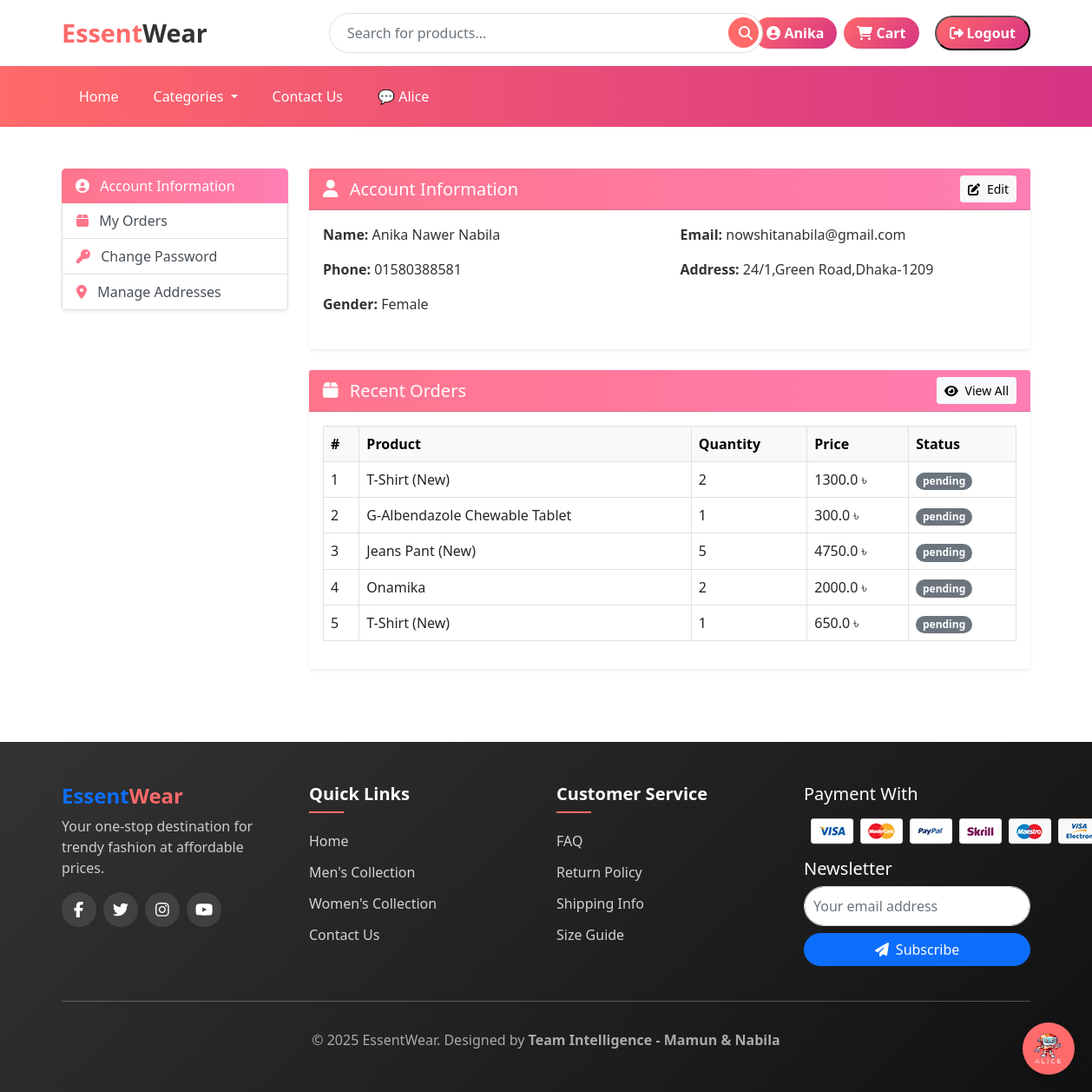
Screenshot of /profile/ (signed in) with the database file from the repository.
### app/models.py (models this page shows, shortened)
class Customer (models.Model):
    user = models.OneToOneField(User, on_delete=models.CASCADE)
    name = models.CharField(max_length=100, blank=True)          # Full name
    phone_no = models.CharField(max_length=15, blank=True)
    email = models.EmailField(blank=True)
    address = models.TextField(blank=True)
    gender_choices = (
        ('Male', 'Male'),
        ('Female', 'Female'),
        ('Other', 'Other'),
    )
    gender = models.CharField(max_length=10, choices=gender_choices, blank=True)

class OrderPlaced (models.Model):
    user = models.ForeignKey(User, on_delete=models.CASCADE)
    customer = models.ForeignKey(Customer, on_delete=models.CASCADE)
    product = models.ForeignKey(Product, on_delete=models.CASCADE)
    quantity = models.PositiveIntegerField(default=1)
    size = models.CharField(choices=SIZE_CHOICES, max_length=2, default='M')
    order_date = models.DateTimeField(auto_now_add=True)
    status = models.CharField(max_length=50, choices=STATUS_CHOICES, default='pending')
    @property
    def total_cost(self):
        return self.quantity * self.product.discounted_price

class Product(models.Model):
    title = models.CharField(max_length=100)
    selling_price = models.FloatField()
    discounted_price = models.FloatField()
    description = models.TextField(default='null')
    category = models.CharField(choices=CATEGORY_CHOICES, max_length=2)
    p_image = models.ImageField(upload_to='product_img')
    owner = models.ForeignKey(User, on_delete=models.CASCADE, related_name='products',null=True, blank=True) # Added owner field
    quantity = models.PositiveIntegerField(default=0)  # 🧮 নতুন field

### app/views.py (the view, shortened to what this page needs)
# urls.py: path('profile/', views.ProfileView.as_view(), name='profile'),
@method_decorator(login_required, name='dispatch')
class ProfileView(View):
    def get(self, request):
        try:
            profile = Customer.objects.get(user=request.user)
            form = CustomerProfileForm(initial={
                'name': profile.name,
                'phone_no': profile.phone_no,
                'email': profile.email,
                'address': profile.address,
                'gender': profile.gender,
            })
        except Customer.DoesNotExist:
            form = CustomerProfileForm(initial={
                'name': request.user.get_full_name(),
                'email': request.user.email
            })
            profile = None
        order_placed = OrderPlaced.objects.filter(user=request.user).order_by('-id')[:5]
        return render(request, 'app/profile/profile.html', {
            'form': form,
            'profile': profile,
            'order_placed': order_placed,
            'active': 'btn-primary'
        })

### app/forms.py
class CustomerProfileForm(forms.ModelForm):
    class Meta:
        model = Customer
        fields = ['name', 'phone_no', 'email', 'address', 'gender']  # gender add kora holo
        widgets = {
            'name': forms.TextInput(attrs={'class': 'form-control'}),
            'phone_no': forms.TextInput(attrs={'class': 'form-control'}),
            'email': forms.EmailInput(attrs={'class': 'form-control'}),
            'address': forms.Textarea(attrs={'class': 'form-control', 'rows': 2}),
            'gender': forms.Select(attrs={'class': 'form-select'}),  # dropdown select
        }

### app/templates/app/profile/profile.html (shortened to what this page needs)
{% extends 'app/base.html' %}
{% load static %}
{% block main-content %}
<div class="container my-5">
  <div class="row">
    <div class="col-md-3 mb-4">
      <div class="list-group shadow-sm rounded-3">
        <a href="#" class="list-group-item list-group-item-action active"
           style="background: linear-gradient(90deg, #ff758c, #ff7eb3); border: none;">
          <i class="fas fa-user-circle me-2"></i> Account Information
        </a>
        <a href="{% url 'orders' %}" class="list-group-item list-group-item-action">
          <i class="fas fa-box me-2 text-pink"></i> My Orders
        </a>
        <a href="{% url 'changepassword' %}" class="list-group-item list-group-item-action">
          <i class="fas fa-key me-2 text-pink"></i> Change Password
        </a>
        <a href="{% url 'address' %}" class="list-group-item list-group-item-action">
          <i class="fas fa-map-marker-alt me-2 text-pink"></i> Manage Addresses
        </a>
      </div>
    </div>
    <div class="col-md-9">
      <div class="card shadow-sm rounded-3 mb-4 border-0">
        <div class="card-header text-white d-flex justify-content-between align-items-center"
             style="background: linear-gradient(90deg, #ff758c, #ff7eb3);">
          <h5 class="mb-0"><i class="fas fa-user me-2"></i> Account Information</h5>
          <button class="btn btn-light btn-sm" onclick="toggleForm()">
            <i class="fas fa-edit me-1"></i> Edit
          </button>
        </div>
        <div class="card-body">
          <div class="row mb-2">
            <div class="col-md-6">
              <p><strong>Name:</strong> {% if profile %}{{ profile.name|default:request.user.get_full_name }}{% else %}{{ request.user.get_full_name }}{% endif %}</p>
              <p><strong>Phone:</strong> {% if profile %}{{ profile.phone_no|default:"Not Added" }}{% else %}Not Added{% endif %}</p>
              <p><strong>Gender:</strong> {% if profile %}{{ profile.gender|default:"Not Specified" }}{% else %}Not Specified{% endif %}</p>
            </div>
            <div class="col-md-6">
              <p><strong>Email:</strong> {{ request.user.email }}</p>
              <p><strong>Address:</strong> {% if profile %}{{ profile.address|default:"Not Added" }}{% else %}Not Added{% endif %}</p>
            </div>
          </div>
        </div>
      </div>
      <div class="card shadow-sm rounded-3 mb-4 border-0">
        <div class="card-header text-white d-flex justify-content-between align-items-center"
             style="background: linear-gradient(90deg, #ff758c, #ff7eb3);">
          <h5 class="mb-0"><i class="fas fa-box me-2"></i> Recent Orders</h5>
          <a href="{% url 'orders' %}" class="btn btn-light btn-sm">
            <i class="fas fa-eye me-1"></i> View All
          </a>
        </div>
        <div class="card-body">
          {% if order_placed %}
          <div class="table-responsive">
            <table class="table table-bordered table-hover align-middle">
              <thead class="table-light">
                <tr>
                  <th>#</th>
                  <th>Product</th>
                  <th>Quantity</th>
                  <th>Price</th>
                  <th>Status</th>
                </tr>
              </thead>
              <tbody>
                {% for op in order_placed %}
                <tr>
                  <td>{{ forloop.counter }}</td>
                  <td>{{ op.product.title }}</td>
                  <td>{{ op.quantity }}</td>
                  <td>{{ op.total_cost }} ৳</td>
                  <td>
                    <span class="badge rounded-pill
                      {% if op.status == 'Accepted' %}bg-primary
                      {% elif op.status == 'Packed' %}bg-info text-dark
                      {% elif op.status == 'On The Way' %}bg-warning text-dark
                      {% elif op.status == 'Delivered' %}bg-success
                      {% elif op.status == 'Cancel' %}bg-danger
                      {% else %}bg-secondary
                      {% endif %}">
                      {{ op.status }}
                    </span>
                  </td>
                </tr>
                {% endfor %}
              </tbody>
            </table>
          </div>
          {% else %}
          <div class="alert alert-info shadow-sm rounded-3 text-center">
            <i class="fas fa-info-circle me-2"></i> You have not placed any orders yet.
          </div>
          {% endif %}
        </div>
      </div>
    </div>
  </div>
</div>
{% endblock main-content %}

### app/templates/app/base.html (shortened to what this page needs)
<!doctype html>
{% load static %}
<html lang="en">
<head>
  <link href="https://cdn.jsdelivr.net/npm/bootstrap@5.0.0-beta1/dist/css/bootstrap.min.css" rel="stylesheet">
  <link rel="stylesheet" href="{% static 'app/css/owl.carousel.min.css' %}">
  <link rel="stylesheet" href="{% static 'app/css/all.min.css' %}">
  <link rel="stylesheet" href="{% static 'app/css/style.css' %}">
</head>
<body>
  <div class="main-header">
    <div class="container">
      <div class="row align-items-center">
        <div class="col-md-3">
          <a class="brand-logo" href="/">Essent<span>Wear</span></a>
        </div>
        <div class="col-md-6">
          <form method="GET" action="{% url 'search_products' %}" class="search-container d-flex">
            <input type="text" name="q" placeholder="Search for products..." class="form-control" required />
            <button type="submit" class="btn btn-primary ms-2"><i class="fas fa-search"></i></button>
          </form>
        </div>
        <div class="col-md-3">
          <div class="user-actions d-flex justify-content-end align-items-center">
            {% if not request.user.is_authenticated %}
            <a href="{% url 'customerregistration' %}" class="auth-btn">Register</a>
            <a href="{% url 'login' %}" class="auth-btn">Login</a>
            <a href="{% url 'showcart' %}" class="auth-btn">
              <i class="fas fa-shopping-cart me-1"></i> Cart
            </a>
            {% else %}
            <a href="{% url 'profile' %}" class="auth-btn">
              <i class="fas fa-user-circle me-1"></i> {{ request.user.username }}
            </a>
            <a href="{% url 'showcart' %}" class="auth-btn ms-2">
              <i class="fas fa-shopping-cart me-1"></i> Cart
            </a>
            <form method="POST" action="{% url 'logout' %}" class="d-inline ms-2">
              <button type="submit" class="auth-btn">
                <i class="fas fa-sign-out-alt me-1"></i> Logout
              </button>
            </form>
            {% endif %}
          </div>
        </div>
      </div>
    </div>
  </div>
  <nav class="navbar navbar-expand-lg navbar-dark main-navigation">
    <div class="container">
      <div class="collapse navbar-collapse" id="mainNav">
        <ul class="navbar-nav me-auto">
          <li class="nav-item"><a class="nav-link active" href="/">Home</a></li>
          <li class="nav-item dropdown">
            <a class="nav-link dropdown-toggle" href="#" id="categoriesDropdown" role="button" data-bs-toggle="dropdown" aria-expanded="false">
              Categories
            </a>
          </li>
          <li class="nav-item"><a class="nav-link" href="{% url 'contact-us' %}">Contact Us</a></li>
          <li class="nav-item"><a class="nav-link" href="{% url 'chatbot' %}">💬 Alice</a></li>
        </ul>
      </div>
    </div>
  </nav>
  <a href="{% url 'chatbot' %}" id="floating-button">
    <img src="{% static 'app/images/banner/logo2.png' %}" alt="Chat with Alice" />
  </a>
  {% block main-content %}{% endblock main-content %}
  <footer class="site-footer py-5">
    <div class="container">
      <div class="row">
        <div class="col-md-3 mb-4">
          <h4 class="fw-bold text-primary">Essent<span style="color: #ff6a6a">Wear</span></h4>
          <p style="color: #ccc">Your one-stop destination for trendy fashion at affordable prices.</p>
          <div class="d-flex gap-2 mt-3">
           <a href="https://www.facebook.com/" target="_blank" class="social-icon"><i class="fab fa-facebook-f"></i></a>
           <a href="https://twitter.com/" target="_blank" class="social-icon"><i class="fab fa-twitter"></i></a>
           <a href="https://www.instagram.com/" target="_blank" class="social-icon"><i class="fab fa-instagram"></i></a>
           <a href="https://www.youtube.com/" target="_blank" class="social-icon"><i class="fab fa-youtube"></i></a>
          </div>
        </div>
        <div class="col-md-3 mb-4 footer-links">
          <h5>Quick Links</h5>
          <ul>
            <li><a href="/">Home</a></li>
            <li><a href="{% url 'men' %}">Men's Collection</a></li>
            <li><a href="{% url 'women' %}">Women's Collection</a></li>
            <li><a href="{% url 'contact-us' %}">Contact Us</a></li>
          </ul>
        </div>
        <div class="col-md-3 mb-4 footer-links">
          <h5>Customer Service</h5>
          <ul>
            <li><a href="{% url 'faq' %}">FAQ</a></li>
            <li><a href="{% url 'return_policy' %}">Return Policy</a></li>
            <li><a href="{% url 'shipping_info' %}">Shipping Info</a></li>
            <li><a href="{% url 'size_guide' %}">Size Guide</a></li>
          </ul>
        </div>
        <div class="col-md-3 mb-4">
          <h5>Payment With</h5>
          <div class="payment-logos my-3">
            <img src="{% static 'app/images/payment.png' %}" alt="Mastercard">
          </div>
          <h5>Newsletter</h5>
          <form method="POST" class="d-flex flex-column gap-2">
            <input type="email" name="email" placeholder="Your email address" required class="form-control"
              style="border-radius: 25px; padding: 10px" />
            <button type="submit" class="btn btn-primary rounded-pill">
              <i class="fas fa-paper-plane me-1"></i> Subscribe
            </button>
          </form>
        </div>
      </div>
      <hr style="border-color: #444" />
      <div class="text-center pt-3">
       <p class="mb-0" style="color: #aaa">&copy; 2025 EssentWear. Designed by <b>Team Intelligence - <a href="{% url 'mamun' %}" style="color: #aaa; text-decoration: none;">Mamun</a> & Nabila</b></p>
      </div>
    </div>
  </footer>
</body>
</html>

### app/templates/app/base.html (style rules this page uses)
:root { --primary-color: #ff6a6a; --secondary-color: #d63384; --dark-color: #333; --light-color: #f9f9f9; }
body { font-family: "Segoe UI", Tahoma, Geneva, Verdana, sans-serif; background-color: #fff; color: #333; }
.main-header { background-color: #fff; box-shadow: 0 2px 10px rgba(0, 0, 0, 0.1); padding: 15px 0; }
.brand-logo { font-size: 1.8rem; font-weight: 700; color: var(--primary-color); text-decoration: none; }
.brand-logo span { color: var(--dark-color); }
.search-container { position: relative; max-width: 500px; margin: 0 auto; }
.search-container input { border-radius: 30px; padding: 10px 20px; border: 1px solid #ddd; width: 100%; }
.search-container button { position: absolute; right: 5px; top: 5px; background: var(--primary-color); border: none; color: white; border-radius: 50%; width: 35px; height: 35px; }
.user-actions .auth-btn { background: linear-gradient(135deg, #ff6a6a, #d63384); color: white; padding: 6px 15px; border-radius: 25px; font-weight: 600; margin-left: 10px; text-decoration: none; transition: all 0.3s ease; display: inline-flex; align-items: center; }
.main-navigation { background: linear-gradient(to right, var(--primary-color), var(--secondary-color)); }
.main-navigation .nav-link { color: white !important; font-weight: 500; padding: 15px 20px !important; transition: all 0.3s; }
#floating-button { position: fixed; bottom: 20px; right: 20px; background-color: var(--primary-color); border-radius: 50%; width: 60px; height: 60px; display: flex; align-items: center; justify-content: center; cursor: pointer; z-index: 999; box-shadow: 0 4px 10px rgba(0, 0, 0, 0.2); transition: all 0.3s; }
#floating-button img { width: 35px; height: 35px; }
.site-footer { background: linear-gradient(135deg, var(--dark-color) 0%, #111 100%); color: white; padding: 50px 0 20px; margin-top: 60px; }
.footer-links h5 { font-weight: 600; margin-bottom: 20px; position: relative; padding-bottom: 10px; }
.footer-links h5:after { content: ""; position: absolute; bottom: 0; left: 0; width: 40px; height: 2px; background-color: var(--primary-color); }
.footer-links ul { list-style: none; padding: 0; margin: 0; }
.footer-links li { margin-bottom: 12px; }
.footer-links a { color: rgba(255, 255, 255, 0.8); text-decoration: none; transition: all 0.3s ease; }
.social-icon { display: inline-flex; align-items: center; justify-content: center; width: 40px; height: 40px; background-color: rgba(255, 255, 255, 0.1); border-radius: 50%; color: #fff; transition: all 0.3s ease; font-size: 18px; }
.payment-logos img { max-height: 35px; margin: 0 8px; transition: 0.3s; }

### app/templates/app/profile/profile.html (style rules this page uses)
.text-pink { color: #ff758c !important; }

### rows the page displays
Customer: name "Anika Nawer Nabila", phone_no "01580388581", gender "Female", address "24/1,Green Road,Dhaka-1209"
OrderPlaced: product "T-Shirt (New)", quantity "2", total_cost "1300.0", status "pending"
OrderPlaced: product "G-Albendazole Chewable Tablet", quantity "1", total_cost "300.0", status "pending"
OrderPlaced: product "Jeans Pant (New)", quantity "5", total_cost "4750.0", status "pending"
OrderPlaced: product "Onamika", quantity "2", total_cost "2000.0", status "pending"
OrderPlaced: product "T-Shirt (New)", quantity "1", total_cost "650.0", status "pending"

### other values shown
{{ request.user.username }} "Anika"
{{ request.user.email }} "nowshitanabila@gmail.com"
